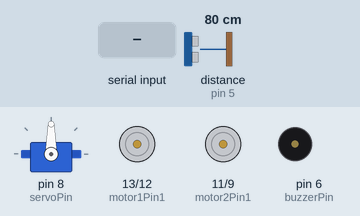
A sketch run on a simulated Arduino Uno, built with avr-gcc and run on an emulated ATmega328P. Parts: servo, motor-driver pin pairs drawn as motors (green arrow = first pin HIGH = forward, orange = second pin HIGH = backward, longer = more drive, scaled by the enable pin), buzzer (waves = sounding, pin HIGH). Wiring (inferred from the names in the program): ultrasonic range finder: trigger pin 4; echo pin 5. Inputs (shaded band) come from the test bench; at power-on: distance to the obstacle (sensor on pin 5) 80 cm. The echo pulse lasts 58.3 µs per cm; pins used as bus, display or sensor lines are not drawn; what the sketch prints to the serial monitor is not drawn.

Above: at 1.2 s.
1.3 s: distance to the obstacle (sensor on pin 5) set to 38 cm
2.8 s: distance to the obstacle (sensor on pin 5) set to 33 cm
At 3.2 s:
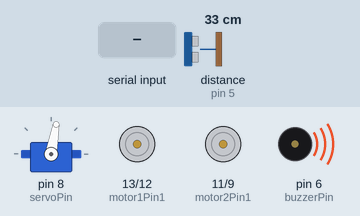
At 3.9 s:
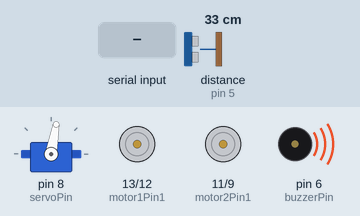
5.8 s: "B" received over Serial
8.8 s: "R" received over Serial
11.8 s: "S" received over Serial
14.8 s: "L" received over Serial
Timing chart, 0 to 18.8 s (numbered marks = the images above; inputs shaded):
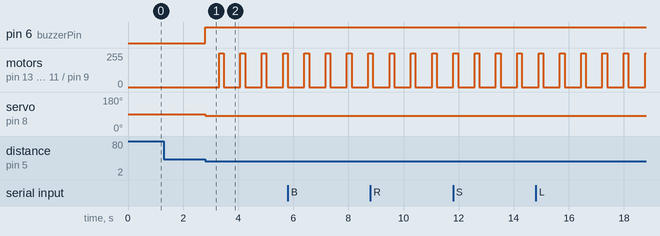

Measured:
- the behaviour switches between 36 and 35 cm on distance to the obstacle (sensor on pin 5) (found by bisection; images 0 and 1)
- after the input at 1.3 s, every drawn part: stays the same
- after the input at 2.8 s, pin 6 (buzzerPin): LOW → HIGH at once; motor on pin 13 (motor1Pin1) / pin 12 (motor1Pin2), motor on pin 11 (motor2Pin1) / pin 9 (motor2Pin2): alternates forward 255/255 for 0.17 s and stopped for 0.60 s, starting after 0.51 s; servo on pin 8 (servoPin): 90° → 80° at once

The sketch:

Programme_voiture_rc.ino
```cpp
#include <SoftwareSerial.h>
#include <Servo.h>

char command;

// Broches de commande du pont H
const int motor1Pin1 = 13;
const int motor1Pin2 = 12;
const int motor2Pin1 = 11;
const int motor2Pin2 = 9;

// Broches pour contrôler la vitesse des moteurs
const int enAPin = 10;
const int enBPin = 7;

// Broche pour le servo moteur
const int servoPin = 8;
const int triggerPin = 4;
const int echoPin = 5;
const int buzzerPin = 6;

Servo servoMotor;

long duree;
int distance;

void setup() {
  Serial.begin(9600);
  servoMotor.attach(servoPin);


  pinMode(motor1Pin1, OUTPUT);
  pinMode(motor1Pin2, OUTPUT);
  pinMode(motor2Pin1, OUTPUT);
  pinMode(motor2Pin2, OUTPUT);
  pinMode(enAPin, OUTPUT);
  pinMode(enBPin, OUTPUT);
  pinMode(triggerPin, OUTPUT);
  pinMode(echoPin, INPUT);
  pinMode(buzzerPin, OUTPUT);
}

void loop() {
  if(Serial.available() > 0){
    command = Serial.read();

    Serial.println(command);
    if(command == 'F'){
      moveForward();
    }

    else if(command == 'B')
    {
      moveBackward();
    }
    else if(command == 'L')
    {
      moveAndTurnLeft();
    }
    else if(command == 'R')
    {
      moveAndTurnRight();
    }
    else if(command == 'C')
    {
      stopMotors();
    }
    else if(command == 'S')
    {
      backAndTurnRight();
    }
    else if(command == 'X')
    {
      backAndTurnLeft();
    }
  }

  digitalWrite(triggerPin, LOW);
  delayMicroseconds(2);
  digitalWrite(triggerPin, HIGH);
  delayMicroseconds(10);
  digitalWrite(triggerPin, LOW);

  duree = pulseIn(echoPin, HIGH);

  distance = duree * 0.034 / 2;


  if (distance > 0 && distance < 35) {
    digitalWrite(buzzerPin, HIGH);
    stopMotors();
    delay(500);
    moveForward();
    delay(170);
    stopMotors();
  } else {
    digitalWrite(buzzerPin, LOW);

  }

  delay(100);

}

void moveForward() {
  servoMotor.write(80);
  digitalWrite(motor1Pin1, HIGH);
  digitalWrite(motor1Pin2, LOW);
  digitalWrite(motor2Pin1, HIGH);
  digitalWrite(motor2Pin2, LOW);
  analogWrite(enAPin, 255);
  analogWrite(enBPin, 255);
}

void moveBackward() {
  servoMotor.write(80);
  digitalWrite(motor1Pin1, LOW);
  digitalWrite(motor1Pin2, HIGH);
  digitalWrite(motor2Pin1, LOW);
  digitalWrite(motor2Pin2, HIGH);
  analogWrite(enAPin, 255);
  analogWrite(enBPin, 255);
}

void moveAndTurnLeft() {
  servoMotor.write(95);
  digitalWrite(motor1Pin1, HIGH);
  digitalWrite(motor1Pin2, LOW);
  digitalWrite(motor2Pin1, HIGH);
  digitalWrite(motor2Pin2, LOW);
  analogWrite(enAPin, 255);
  analogWrite(enBPin, 255);
}

void backAndTurnLeft() {
  servoMotor.write(95);
  digitalWrite(motor1Pin1, LOW);
  digitalWrite(motor1Pin2, HIGH);
  digitalWrite(motor2Pin1, LOW);
  digitalWrite(motor2Pin2, HIGH);
  analogWrite(enAPin, 255);
  analogWrite(enBPin, 255);
}

void backAndTurnRight() {
  servoMotor.write(65);
  digitalWrite(motor1Pin1, LOW);
  digitalWrite(motor1Pin2, HIGH);
  digitalWrite(motor2Pin1, LOW);
  digitalWrite(motor2Pin2, HIGH);
  analogWrite(enAPin, 255);
  analogWrite(enBPin, 255);
}

void moveAndTurnRight() {
  servoMotor.write(65);
  digitalWrite(motor1Pin1, HIGH);
  digitalWrite(motor1Pin2, LOW);
  digitalWrite(motor2Pin1, HIGH);
  digitalWrite(motor2Pin2, LOW);
  analogWrite(enAPin, 255);
  analogWrite(enBPin, 255);
}

void stopMotors() {
  servoMotor.write(80);
  digitalWrite(motor1Pin1, LOW);
  digitalWrite(motor1Pin2, LOW);
  digitalWrite(motor2Pin1, LOW);
  digitalWrite(motor2Pin2, LOW);
  analogWrite(enAPin, 0);
  analogWrite(enBPin, 0);
}
```
